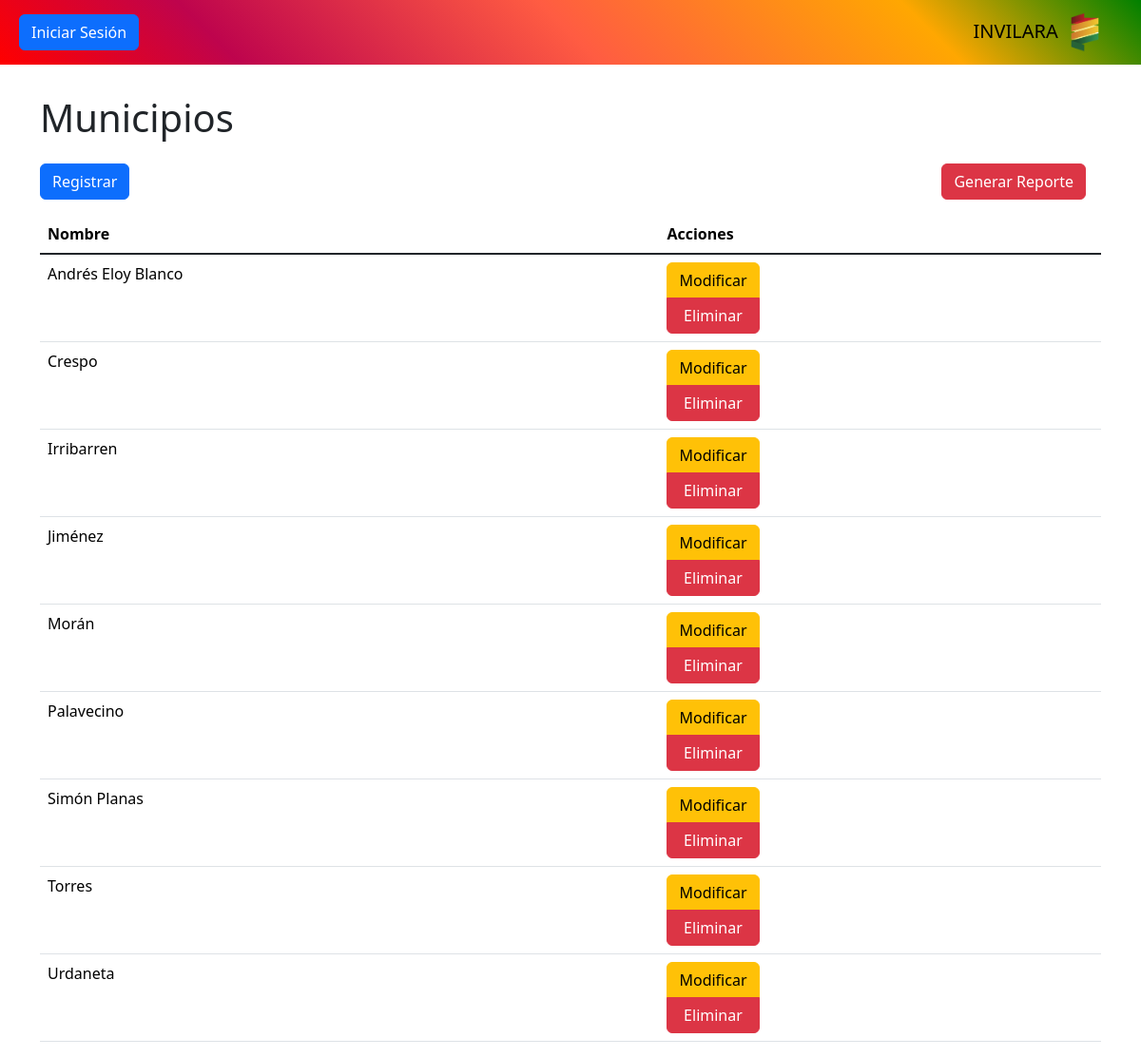
Page /controlador/municipio.php on the committed database.
### tables this page shows
CREATE TABLE `municipio` (
  `id` int NOT NULL AUTO_INCREMENT,
  `nombre` varchar(100) DEFAULT NULL,
  PRIMARY KEY (`id`)
);

### controlador/municipio.php (called while the page is built, shortened)
<?php
require_once "modelo/municipio.php";
$modelo = new Municipio();
$datos = $modelo->consultar();
require_once "vista/municipio.php";
?>

### modelo/base_datos.php (called while the page is built)
<?php
class BaseDatos
{
    private $host = "localhost";
    private $dbname = "invilara";
    private $usuario = "root";
    private $contrasena = "";
    public function conexion()
    {
        $dsn = "mysql" . ":" . "host=" . $this->host . ";" . "dbname=" . $this->dbname . ";";
        $pdo = new PDO($dsn, $this->usuario, $this->contrasena);
        $pdo->setAttribute(PDO::ATTR_ERRMODE, PDO::ERRMODE_EXCEPTION);
        return $pdo;
    }
}
?>

### modelo/municipio.php (called while the page is built, shortened)
<?php
require_once "modelo/base_datos.php";
class Municipio extends BaseDatos
{
    private $tabla = "municipio";
    public function consultar()
    {
        $stmt = $this->conexion()->query("SELECT * FROM {$this->tabla} ORDER BY nombre ASC");
        $result = $stmt->fetchAll(PDO::FETCH_ASSOC);
        return $result;
    }
}
?>

### vista/municipio.php (the view, shortened to what this page needs)
<?php require_once "vista/componentes/encabezado.php"; ?>
<?php require_once "vista/componentes/barra.php"; ?>
<main class="container" id="crud">
    <h1>Municipios</h1>
    <div class="d-flex justify-content-between">
        <button class="btn btn-primary my-3" value="insertar">Registrar</button>
        <form method="POST">
            <button class="btn btn-danger my-3 me-3" name="accion" value="reportar" type="submit">Generar
                Reporte</button>
        </form>
    </div>
    <div class="table-responsive">
        <table class="table table-hover">
            <thead>
                <tr>
                    <th>Nombre</th>
                    <th>Acciones</th>
                </tr>
            </thead>
            <tbody class="table-group-divider">
                <?php foreach ($datos as $d): ?>
                    <tr>
                        <td><?php echo $d["nombre"] ?></td>
                        <td>
                            <div class="btn-group-vertical">
                                <button class="btn btn-warning" value="modificar">Modificar</button>
                                <button class="btn btn-danger" value="eliminar" data-bs-toggle="modal"
                                    data-bs-target="#modal-eliminacion">Eliminar</button>
                            </div>
                        </td>
                    </tr>
                <?php endforeach ?>
            </tbody>
        </table>
    </div>
</main>

### rows in the picture
municipio: nombre "Andrés Eloy Blanco"
municipio: nombre "Crespo"
municipio: nombre "Irribarren"
municipio: nombre "Jiménez"
municipio: nombre "Morán"
municipio: nombre "Palavecino"
municipio: nombre "Simón Planas"
municipio: nombre "Torres"
municipio: nombre "Urdaneta"
